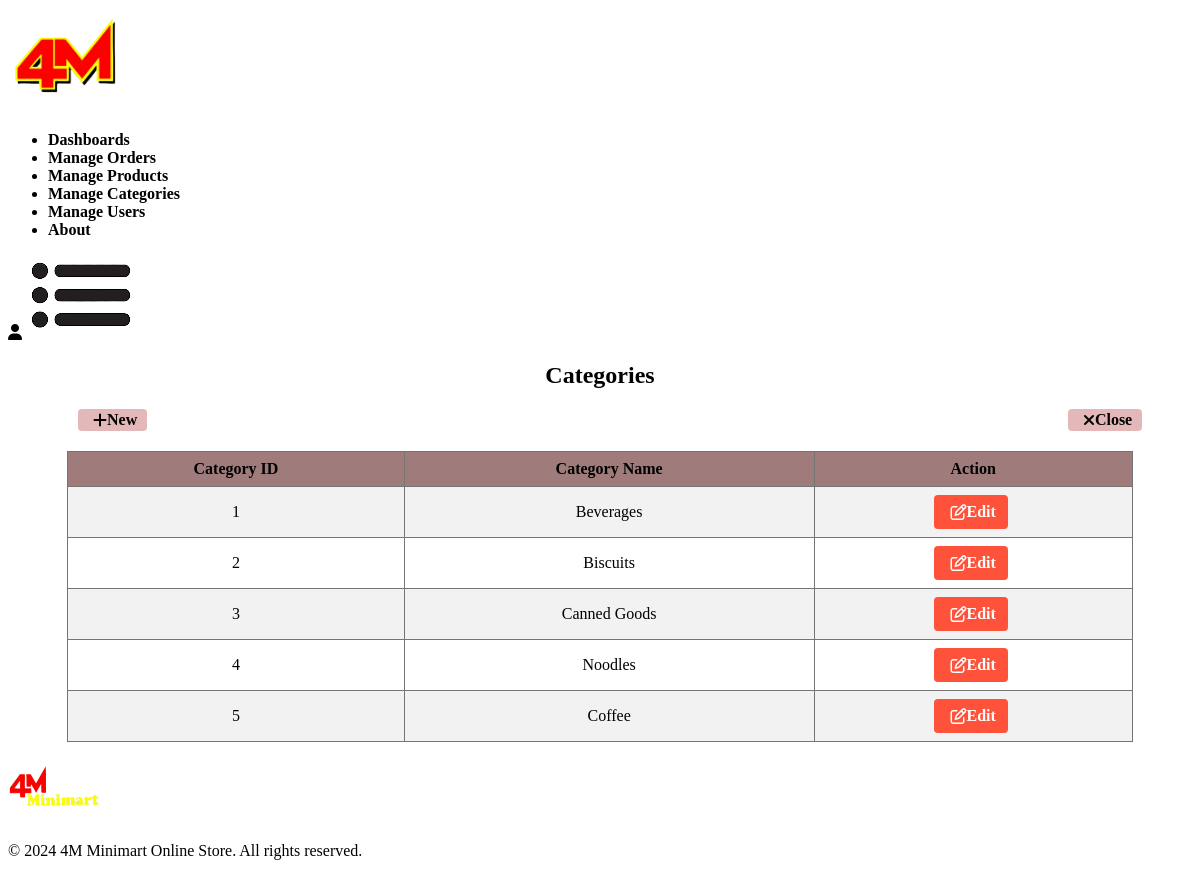
Screenshot of /admin/category.php with the database file from the repository.
### tables this page shows
CREATE TABLE `category` (
  `category_id` int(11) NOT NULL,
  `category_name` varchar(100) NOT NULL
);

### admin/category.php (the view, shortened to what this page needs)
<?php
require '../DB/db_con.php';
try {
    $sql = "SELECT * FROM category";
    $stmt = $pdo->prepare($sql);
    $stmt->execute();
    $categories = $stmt->fetchAll(PDO::FETCH_ASSOC);
} catch (PDOException $e) {
    die("PDOException: " . $e->getMessage());
} catch (Exception $e) {
    die("Error: " . $e->getMessage());
}
?>
<!DOCTYPE html>
<html lang="en">
<head>
    <link rel="stylesheet" href="https://stackpath.bootstrapcdn.com/font-awesome/4.7.0/css/font-awesome.min.css">
    <link rel="stylesheet" href="../scss/style.scss">
</head>
<body>
    <div class="navbar">
        <div class="logo">
            <img src="../images/Logo.png" width="125">
        </div>
        <nav id="menuItems">
        <ul>
        <li><a href="http://localhost/E-commerce/admin/admin_dash.php">Dashboards</a></li>
            <li><a href="http://localhost/E-commerce/admin/view_order.php">Manage Orders</a></li>
            <li><a href="http://localhost/E-commerce/admin/products.php">Manage Products</a></li>
            <li><a href="http://localhost/E-commerce/admin/category.php">Manage Categories</a></li>
            <li><a href="http://localhost/E-commerce/admin/user.php">Manage Users</a></li>
            <li><a href="http://localhost/E-commerce/admin/about.php">About</a></li>
        </ul>
        </nav>
        <div class="setting-sec">
            <a href="http://localhost/E-commerce/Account.php">
            <i class="fa-solid fa-user"></i>
            </a>
        <img src="../images/menu.png" class="menu-icon" onclick="menutoggle()">
        </div>
    </div>
<div class="container">
    <h2 style="text-align: center;">Categories</h2>
    <a href="http://localhost/E-commerce/admin/add-cat.php" class="btn-add"> <i class="fa fa-plus"></i>New</a>
    <a href="http://localhost/E-commerce/admin/admin_dash.php"  class="btn-close" ><i class="fa fa-close"></i> Close</a>
    <table>
        <tr>
            <th>Category ID</th>
            <th>Category Name</th>
            <th>Action</th>
        </tr>
        <?php foreach ($categories as $category) : ?>
            <tr>
                <td><?php echo $category['category_id']; ?></td>
                <td><?php echo $category['category_name']; ?></td>
                <td><a href="edit-cat.php?category_id=<?php echo $category['category_id']; ?>" class="edit-button"><i class="fa fa-edit"></i>Edit</a></td>
            </tr>
        <?php endforeach; ?>
    </table>
<footer>
    <div class="container">
        <div class="row">
            <div class="footer-col-1">
            <img src="../images/logo2.png" width="100px" height="60px">
            </div>
            <div class="footer-col-2">
            <p>&copy; <?php echo date('Y'); ?> 4M Minimart Online Store. All rights reserved.</p>
            </div>
        </div>
    </div>
</footer>
</html>
</body>

### admin/category.php (style rules this page uses)
a { text-decoration: none; color: #000000; font-weight: bold; }
table { width: 90%; border-collapse: collapse; margin: 20px auto; margin-bottom: 20px; }
th, td { border: 1px solid #767575; padding: 8px; text-align: center; }
th { background-color: #9f7b7b; color: Black; text-align: center; }
tr:nth-child(even) { background-color: #f2f2f2; }
.edit-button, .btn-add, .btn-close { display: inline-flex; align-items: center; padding: 8px 12px; border-radius: 4px; text-decoration: none; margin-right: 5px; }
.edit-button { background-color: #ff523b; color: white; }
.btn-add { background-color: #e4b8b8; padding: 2px 10px; margin-left: 70px; }
.btn-close { background-color: #e4b8b8; padding: 2px 10px; margin-left: 77%; }
.fa { margin-left: 5px; display: inline-block; font: normal normal normal 14px/1 FontAwesome; font-size: inherit; text-rendering: auto; -webkit-font-smoothing: antialiased; -moz-osx-font-smoothing: grayscale }

### rows the page displays
category: category_id "1", category_name "Beverages"
category: category_id "2", category_name "Biscuits"
category: category_id "3", category_name "Canned Goods"
category: category_id "4", category_name "Noodles"
category: category_id "5", category_name "Coffee"
